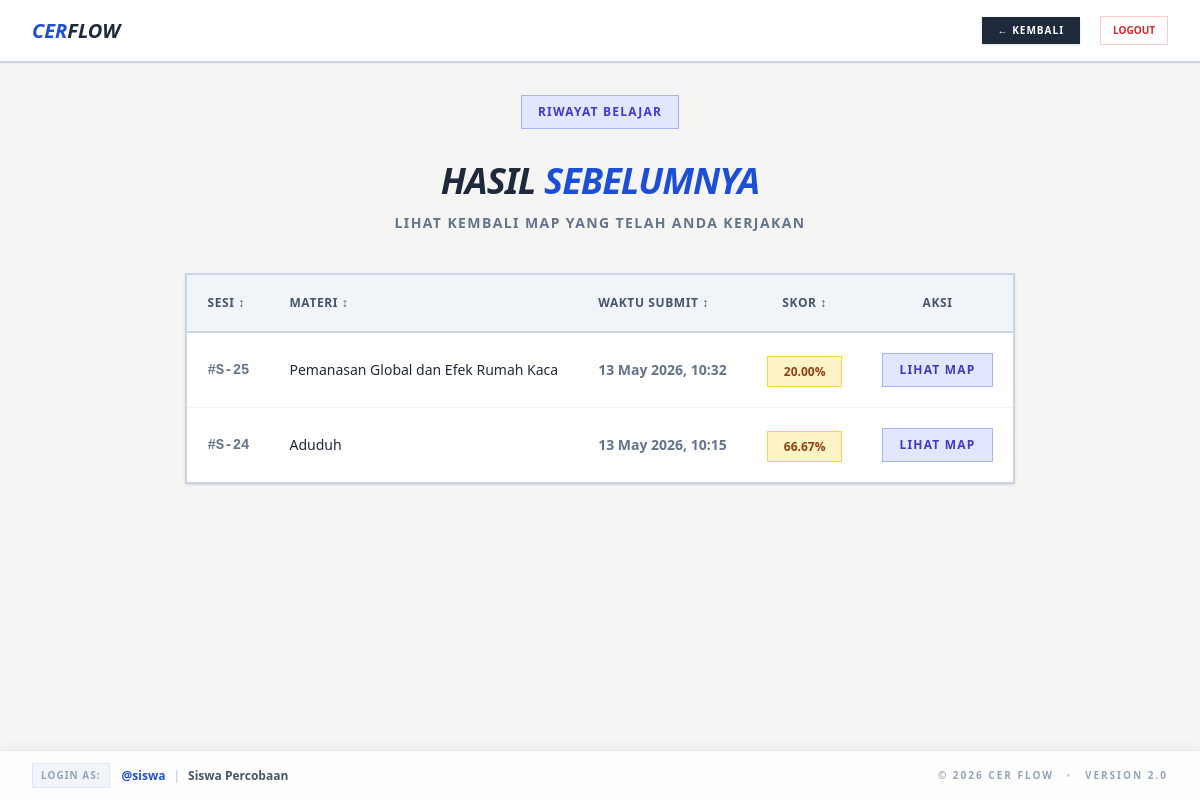
/history.php (signed in), run on an earlier commit of the app's database.
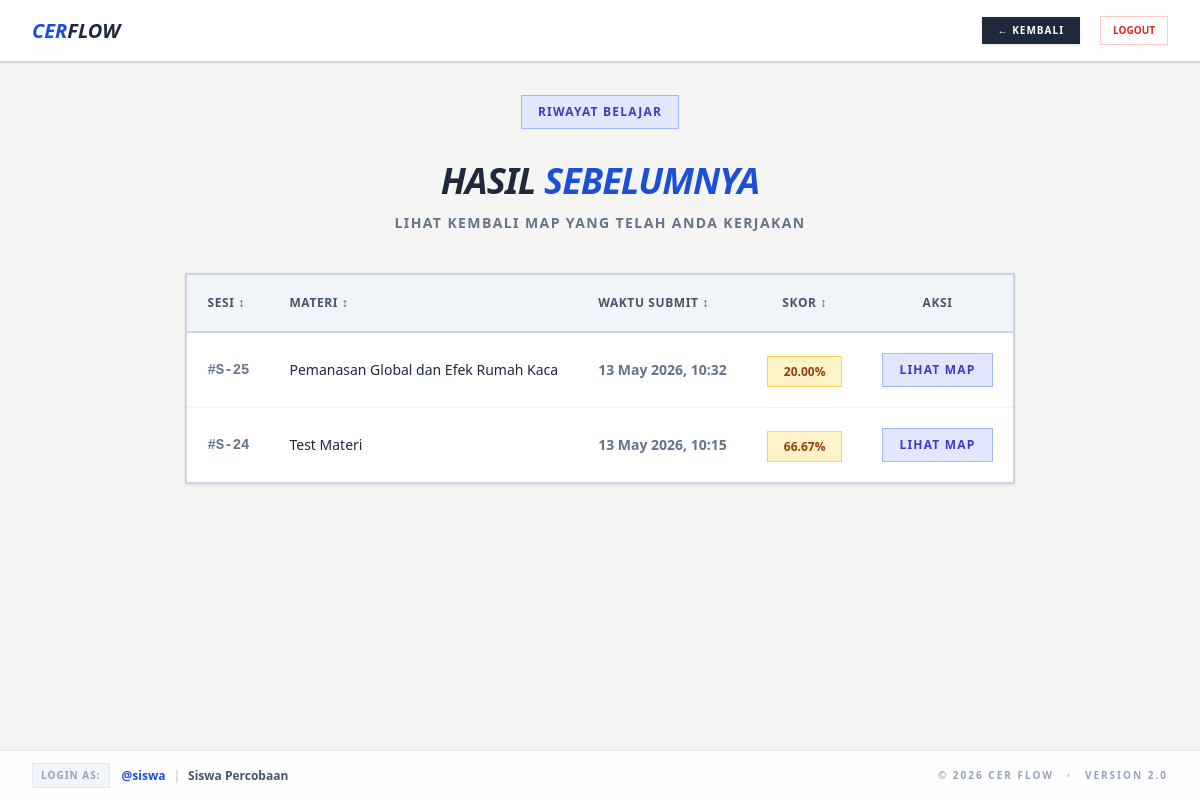
And on a later commit of the database.
### tables this page shows
CREATE TABLE `scores` (
  `id` int NOT NULL AUTO_INCREMENT,
  `user_id` int DEFAULT NULL,
  `map_id` int DEFAULT NULL,
  `session_id` int DEFAULT NULL,
  `score` decimal(5,2) DEFAULT NULL,
  `submitted_at` timestamp NOT NULL DEFAULT CURRENT_TIMESTAMP,
  `map_data` longtext,
  PRIMARY KEY (`id`),
  KEY `user_id` (`user_id`),
  KEY `map_id` (`map_id`),
  KEY `session_id` (`session_id`),
  CONSTRAINT `scores_ibfk_1` FOREIGN KEY (`user_id`) REFERENCES `users` (`id`) ON DELETE CASCADE,
  CONSTRAINT `scores_ibfk_2` FOREIGN KEY (`map_id`) REFERENCES `cer_maps` (`id`) ON DELETE CASCADE,
  CONSTRAINT `scores_ibfk_3` FOREIGN KEY (`session_id`) REFERENCES `user_sessions` (`id`) ON DELETE CASCADE
);

CREATE TABLE `cer_maps` (
  `id` int NOT NULL AUTO_INCREMENT,
  `title` varchar(100) NOT NULL,
  `allow_feedback` tinyint(1) NOT NULL DEFAULT '1',
  `reading_text` text,
  `allow_reading` tinyint(1) NOT NULL DEFAULT '1',
  `created_at` timestamp NOT NULL DEFAULT CURRENT_TIMESTAMP,
  PRIMARY KEY (`id`)
);

### app/Models/Score.php (called while the page is built, shortened)
<?php
class Score {
    private $conn;
    private $table_name = "scores";
    public function __construct($db) {
        $this->conn = $db;
    }
    public function getByUserId($user_id) {
        $query = "SELECT s.id as score_id, s.session_id, s.score, s.submitted_at, s.map_data, m.title as map_title
                  FROM " . $this->table_name . " s
                  JOIN cer_maps m ON s.map_id = m.id
                  WHERE s.user_id = :user_id
                  ORDER BY s.submitted_at DESC";
        $stmt = $this->conn->prepare($query);
        $stmt->bindParam(':user_id', $user_id);
        $stmt->execute();
        return $stmt->fetchAll(PDO::FETCH_ASSOC);
    }
}
?>

### history.php (the view, shortened to what this page needs)
<?php
require_once 'app/Models/Score.php';
$database = new Database();
$db = $database->getConnection();
$scoreModel = new Score($db);
$user_id = $_SESSION['user_id'];
$scores = $scoreModel->getByUserId($user_id);
include 'partials/header.php';
include 'partials/navbar.php';
?>
<div class="max-w-6xl mx-auto p-8 pb-24">
    <div class="mb-10 text-center">
        <span class="text-xs font-black text-indigo-700 bg-indigo-100 px-4 py-2 uppercase tracking-widest mb-4 inline-block border border-indigo-300">Riwayat Belajar</span>
        <h2 class="text-4xl font-black text-slate-800 tracking-tight uppercase italic mt-4">Hasil <span class="text-blue-700">Sebelumnya</span></h2>
        <p class="text-sm text-slate-500 font-bold uppercase tracking-widest mt-3">Lihat kembali map yang telah Anda kerjakan</p>
    </div>
    <div class="bg-white border-2 border-slate-300 shadow overflow-hidden">
        <table class="w-full text-left border-collapse" id="history-table">
            <thead>
                <tr class="bg-slate-100 border-b-2 border-slate-300 text-xs uppercase font-black text-slate-600 tracking-wider">
                    <th class="p-5 cursor-pointer hover:text-blue-700 transition-colors" onclick="sortTable(0)">Sesi ↕</th>
                    <th class="p-5 cursor-pointer hover:text-blue-700 transition-colors" onclick="sortTable(1)">Materi ↕</th>
                    <th class="p-5 cursor-pointer hover:text-blue-700 transition-colors" onclick="sortTable(2)">Waktu Submit ↕</th>
                    <th class="p-5 text-center cursor-pointer hover:text-blue-700 transition-colors" onclick="sortTable(3)">Skor ↕</th>
                    <th class="p-5 text-center">Aksi</th>
                </tr>
            </thead>
            <tbody class="divide-y divide-slate-100" id="table-body">
                <?php if (count($scores) > 0): ?>
                    <?php foreach ($scores as $s): ?>
                        <tr class="hover:bg-stone-50 transition-all group" data-full-date="<?php echo $s['submitted_at']; ?>">
                            <td class="p-5 text-sm font-mono font-bold text-slate-500">
                                #S-<?php echo $s['session_id']; ?>
                            </td>
                            <td class="p-5 text-sm font-medium text-slate-800">
                                <?php echo htmlspecialchars($s['map_title']); ?>
                            </td>
                            <td class="p-5 text-sm font-bold text-slate-500">
                                <?php echo date('d M Y, H:i', strtotime($s['submitted_at'])); ?>
                            </td>
                            <td class="p-5 text-center">
                                <span class="px-4 py-1.5 text-xs font-black border <?php echo $s['score'] >= 70 ? 'bg-emerald-100 text-emerald-800 border-emerald-300' : 'bg-amber-100 text-amber-800 border-amber-300'; ?>">
                                    <?php echo $s['score']; ?>%
                                </span>
                            </td>
                            <td class="p-5 text-center">
                                <?php if (!empty($s['map_data'])): ?>
                                    <a href="view_map.php?score_id=<?php echo $s['score_id']; ?>" class="bg-indigo-100 text-indigo-700 border border-indigo-300 px-4 py-2 text-xs font-black uppercase tracking-widest hover:bg-indigo-700 hover:text-white transition-all inline-block">
                                        Lihat Map
                                    </a>
                                <?php else: ?>
                                    <span class="text-slate-300 text-[10px] font-bold uppercase tracking-widest">N/A</span>
                                <?php endif; ?>
                            </td>
                        </tr>
                    <?php endforeach; ?>
                <?php endif; ?>
            </tbody>
        </table>
    </div>
</div>
<?php include 'partials/footer.php'; ?>

What changed in the data, as far as the page shows it:
changed through a linked row, scores: map.title "Aduduh" → "Test Materi"
